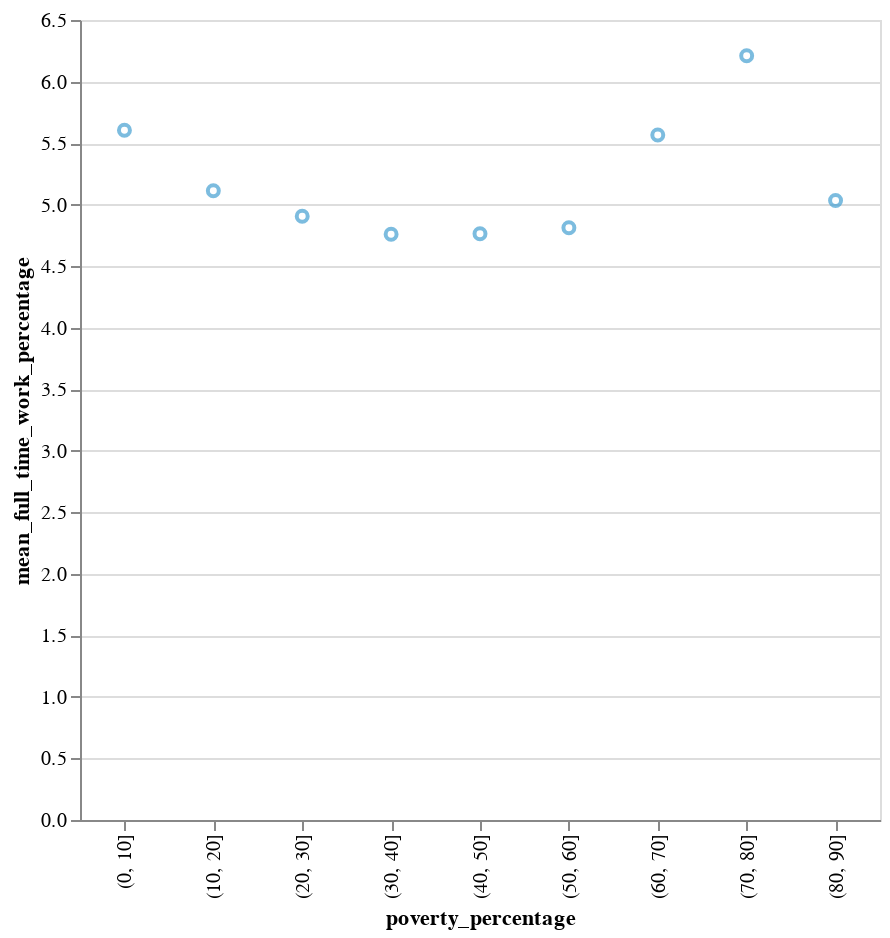

The cell this chart's notebook holds for it:
### Code cell
#
alt.Chart(result_mean_df).mark_point().encode(
    alt.X('poverty_percentage:N'),
    alt.Y('mean_full_time_work_percentage'),
    color = alt.Color('color',scale=None),
    tooltip=[alt.Tooltip('poverty_percentage'),
             alt.Tooltip('mean_full_time_work_percentage')]
).properties(width=400, height=400).interactive()

### Figure 1 — Vega-Lite specification as saved in the notebook (floating-point values rounded to 4 significant figures)
{"config": {"view": {"continuousWidth": 400, "continuousHeight": 300}}, "data": {"name": "data-aff3047d353e7180a1304a741b92c758"}, "mark": "point", "encoding": {"color": {"type": "nominal", "field": "color", "scale": null}, "tooltip": [{"type": "nominal", "field": "poverty_percentage"}, {"type": "quantitative", "field": "mean_full_time_work_percentage"}], "x": {"type": "nominal", "field": "poverty_percentage"}, "y": {"type": "quantitative", "field": "mean_full_time_work_percentage"}}, "height": 400, "selection": {"selector010": {"type": "interval", "bind": "scales", "encodings": ["x", "y"]}}, "width": 400, "$schema": "https://vega.github.io/schema/vega-lite/v4.8.1.json", "datasets": {"data-aff3047d353e7180a1304a741b92c758": [{"poverty_percentage": "(0, 10]", "mean_completely_home_percentage": 36.29, "mean_full_time_work_percentage": 5.605, "mean_part_time_work_percentage": 6.687, "color": "#45a0d1"}, {"poverty_percentage": "(10, 20]", "mean_completely_home_percentage": 38.62, "mean_full_time_work_percentage": 5.113, "mean_part_time_work_percentage": 6.141, "color": "#45a0d1"}, {"poverty_percentage": "(20, 30]", "mean_completely_home_percentage": 39.53, "mean_full_time_work_percentage": 4.906, "mean_part_time_work_percentage": 5.931, "color": "#45a0d1"}, {"poverty_percentage": "(30, 40]", "mean_completely_home_percentage": 40.11, "mean_full_time_work_percentage": 4.759, "mean_part_time_work_percentage": 5.883, "color": "#45a0d1"}, {"poverty_percentage": "(40, 50]", "mean_completely_home_percentage": 39.94, "mean_full_time_work_percentage": 4.763, "mean_part_time_work_percentage": 5.845, "color": "#45a0d1"}, {"poverty_percentage": "(50, 60]", "mean_completely_home_percentage": 39.02, "mean_full_time_work_percentage": 4.812, "mean_part_time_work_percentage": 5.914, "color": "#45a0d1"}, {"poverty_percentage": "(60, 70]", "mean_completely_home_percentage": 38.47, "mean_full_time_work_percentage": 5.566, "mean_part_time_work_percentage": 6.572, "color": "#45a0d1"}, {"poverty_percentage": "(70, 80]", "mean_completely_home_percentage": 36.79, "mean_full_time_work_percentage": 6.209, "mean_part_time_work_percentage": 7.281, "color": "#45a0d1"}, {"poverty_percentage": "(80, 90]", "mean_completely_home_percentage": 33.23, "mean_full_time_work_percentage": 5.034, "mean_part_time_work_percentage": 6.03, "color": "#45a0d1"}, {"poverty_percentage": "(90, 100]", "mean_completely_home_percentage": null, "mean_full_time_work_percentage": null, "mean_part_time_work_percentage": null, "color": "#ff4833"}]}}
